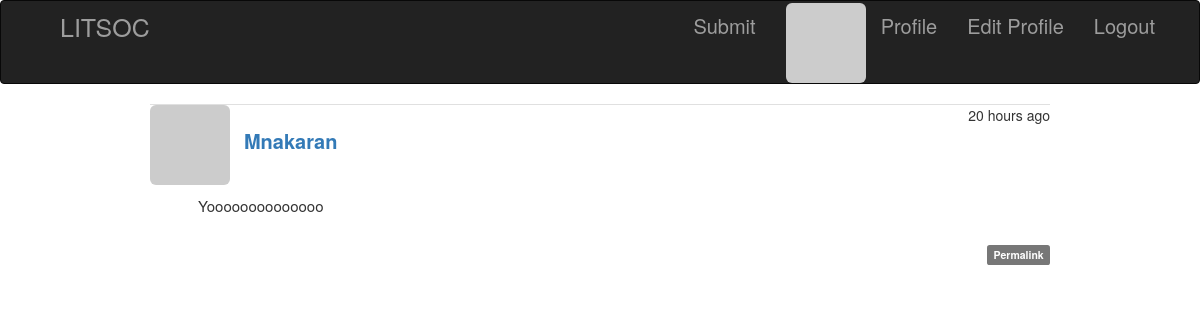
Screenshot of /post/1 (signed in) with the database file from the repository.
### app/models/users.py (models this page shows, shortened)
class Post(db.Model):
    __table__name = 'posts'
    id = db.Column(db.Integer, primary_key= True)
    body = db.Column(db.Text, nullable = False)
    timestamp = db.Column(db.DateTime, index = True, default = datetime.utcnow)
    author_id = db.Column(db.Integer, db.ForeignKey('users.id'))

class User(db.Model, UserMixin):
    __tablename__ = 'users'
    username = db.Column(db.String(50), unique = True, nullable = False)
    id = db.Column(db.Integer, primary_key = True, nullable = False)
    role_id = db.Column(db.Integer , db.ForeignKey('roles.id'))
    email = db.Column(db.String(120), unique= True, nullable = False)
    password = db.Column(db.String(120), nullable = False)
    confirmed = db.Column(db.Boolean, default = False)
    about_me = db.Column(db.Text())
    location = db.Column(db.String(64))
    member_since = db.Column(db.DateTime(),default = datetime.utcnow)
    last_seen = db.Column(db.DateTime(),default = datetime.utcnow)
    avtar_hash = db.Column(db.String(32))
    posts = db.relationship('Post', backref = 'author', lazy ='dynamic')
    phone_number = db.Column(db.Integer, nullable = False)
    def ping(self):
        self.last_seen = datetime.utcnow()
    def get_avtar(self, size = 50, default = 'identicon', rating = 'g'):
        if request.is_secure:
            url = 'https://secure.gravatar.com/avatar'
        else:
            url = 'http://www.gravatar.com/avatar'
        return '{url}/{hash}?s={size}&d={default}&r={rating}'.format(url=url, hash=self.avtar_hash , size=size, default=default, rating=rating)

### app/main/views.py (the view)
@main.route('/post/<int:id>', methods=['GET', 'POST'])
def post_viewer(id):
    post = Post.query.get_or_404(id)
    return render_template('Post.html', posts = [post])

### app/main/views.py (called while the page is built)
@main.before_app_request
def before_request():
    if current_user.is_authenticated:
        current_user.ping()

### app/models/users.py (called while the page is built)
@login_manager.user_loader
def load_user(user_id):
    return User.query.get(int(user_id))

### app/templates/Post.html (shortened to what this page needs)
{% extends 'HomePage.html' %}
{% import "bootstrap/wtf.html" as wtf %}
{% block content %}
 {% for post in posts %}
<div>
<ul class="posts" style="margin-right: 150px; margin-left: 150px;">
 	<li style="margin-bottom: 20px;" >
 		 <a  style="text-decoration: none;" href="{{ url_for('main.Profile', name=post.author.username) }}">
	 <img class="img-rounded profile-thumbnail"
	 src="{{ post.author.get_avtar(size=70) }}" >
	 </a>
	 <div class="post-date">{{ moment(post.timestamp).fromNow() }}</div>
	 <div class="post-author" style="margin-left: 10px; font-size: 20px; font-style:Helvetica;">
	 <a href="{{ url_for('main.Profile', name=post.author.username) }}" style="display: inline-block; margin-bottom: 10px; ">
	 {{ post.author.username }}
	 </a>
	 </div>
	 	<div class="post-content" style="margin-top:10px; font-size: 15px;" >{{ post.body | safe}}</div>
		 	<div class="post-footer" style="text-align: right;">
				 <a href="{{ url_for('main.post_viewer', id=post.id) }}" style="text-decoration: none;">
				 	<span class="label label-default">Permalink</span>
				 </a>
			</div>
	 </li>
</ul>
</div>
 {% endfor %}
{% endblock %}

### app/static/post_style.css (style rules this page uses)
body { background-image: url("Background.jpg" ); background-size: 100%; background-repeat: no-repeat; }
ul.posts { list-style-type: none; padding: 0px; margin: 16px 0px 0px 0px; border-top: 1px solid #e0e0e0; }
div.post-date { float: right; }
div.post-author { font-weight: bold; display: inline; }
div.post-content { word-break: break-all; margin-left: 48px; min-height: 48px; }

### rows the page displays
Post: timestamp "20 hours ago", author.username "Mnakaran", body "Yoooooooooooooo"
